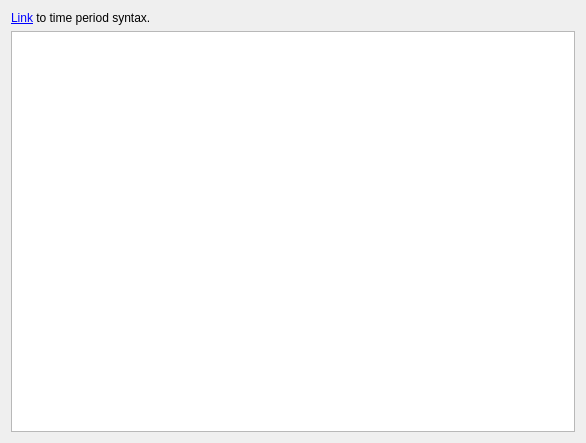
<?xml version="1.0" encoding="UTF-8"?>
<!--
######################################################################################################################
# Copyright (C) 2017-2022 Spine project consortium
# This file is part of Spine Toolbox.
# Spine Toolbox is free software: you can redistribute it and\/or modify it under the terms of the GNU Lesser General
# Public License as published by the Free Software Foundation, either version 3 of the License, or (at your option)
# any later version. This program is distributed in the hope that it will be useful, but WITHOUT ANY WARRANTY;
# without even the implied warranty of MERCHANTABILITY or FITNESS FOR A PARTICULAR PURPOSE. See the GNU Lesser General
# Public License for more details. You should have received a copy of the GNU Lesser General Public License along with
# this program. If not, see <http:\/\/www.gnu.org\/licenses\/>.
######################################################################################################################
-->
<ui version="4.0">
 <class>TimePatternEditor</class>
 <widget class="QWidget" name="TimePatternEditor">
  <property name="geometry">
   <rect>
    <x>0</x>
    <y>0</y>
    <width>586</width>
    <height>443</height>
   </rect>
  </property>
  <property name="windowTitle">
   <string>Form</string>
  </property>
  <layout class="QVBoxLayout" name="verticalLayout">
   <item>
    <widget class="QLabel" name="label">
     <property name="text">
      <string>&lt;html&gt;&lt;head/&gt;&lt;body&gt;&lt;p&gt;&lt;a href=&quot;https://spine-toolbox.readthedocs.io/en/latest/parameter_value_editor.html#time-patterns&quot;&gt;&lt;span style=&quot; text-decoration: underline; color:#0000ff;&quot;&gt;Link&lt;/span&gt;&lt;/a&gt; to time period syntax.&lt;/p&gt;&lt;/body&gt;&lt;/html&gt;</string>
     </property>
     <property name="openExternalLinks">
      <bool>true</bool>
     </property>
    </widget>
   </item>
   <item>
    <widget class="IndexedValueTableView" name="pattern_edit_table">
     <attribute name="horizontalHeaderStretchLastSection">
      <bool>true</bool>
     </attribute>
    </widget>
   </item>
  </layout>
 </widget>
 <customwidgets>
  <customwidget>
   <class>IndexedValueTableView</class>
   <extends>QTableView</extends>
   <header>spinetoolbox/widgets/custom_qtableview.h</header>
  </customwidget>
 </customwidgets>
 <resources/>
 <connections/>
</ui>
